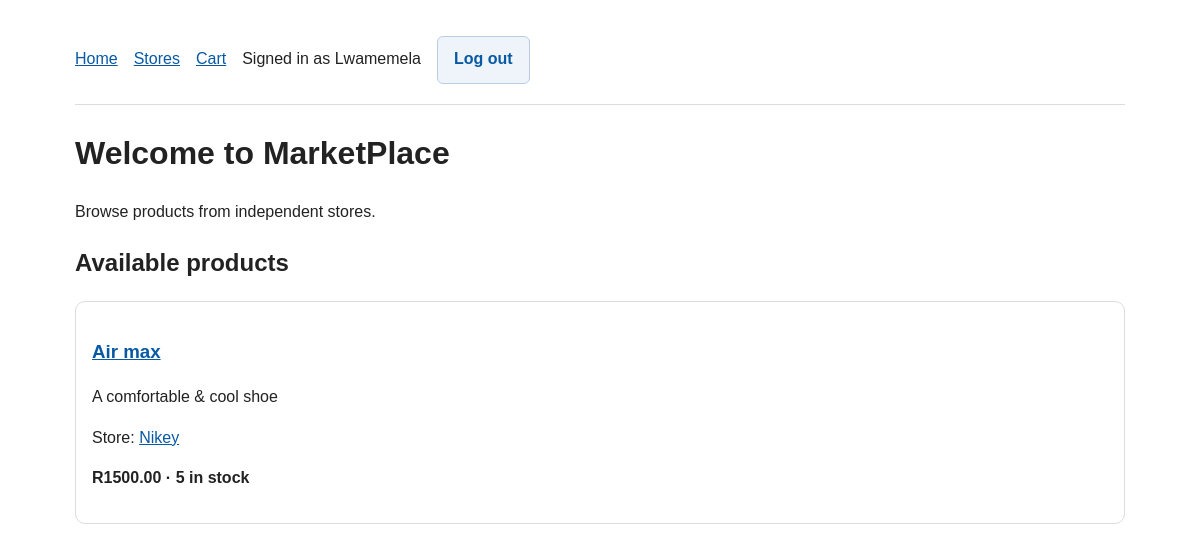
Screenshot of / (signed in) with the database file from the repository.
### shop/models.py (models this page shows, shortened)
class Product(models.Model):
    store = models.ForeignKey(Store, on_delete=models.CASCADE, related_name='products')
    name = models.CharField(max_length=120)
    description = models.TextField(blank=True)
    price = models.DecimalField(max_digits=10, decimal_places=2)
    stock = models.PositiveIntegerField(default=0)
    active = models.BooleanField(default=True)
    created_at = models.DateTimeField(auto_now_add=True)
    class Meta:
        ordering = ['name']
        constraints = [models.UniqueConstraint(fields=['store', 'name'], name='unique_product_name_per_store')]

class Store(models.Model):
    owner = models.ForeignKey(settings.AUTH_USER_MODEL, on_delete=models.CASCADE, related_name='stores')
    name = models.CharField(max_length=120)
    description = models.TextField(blank=True)
    created_at = models.DateTimeField(auto_now_add=True)
    class Meta:
        ordering = ['name']
        constraints = [models.UniqueConstraint(fields=['owner', 'name'], name='unique_store_name_per_owner')]

### shop/views.py (the view)
# urls.py: path('', views.home, name='home'),
def home(request):
    products = Product.objects.filter(active=True, stock__gt=0).select_related('store', 'store__owner')
    return render(request, 'shop/home.html', {'products': products})

### shop/templates/shop/home.html
{% extends 'shop/base.html' %}{% block title %}MarketPlace{% endblock %}{% block content %}<h1>Welcome to MarketPlace</h1><p>Browse products from independent stores.</p><h2>Available products</h2>{% for product in products %}<div class="card"><h3><a href="{% url 'product_detail' product.id %}">{{ product.name }}</a></h3><p>{{ product.description|default:'No description provided.' }}</p><p>Store: <a href="{% url 'store_detail' product.store.id %}">{{ product.store.name }}</a></p><p class="price">R{{ product.price }} · {{ product.stock }} in stock</p></div>{% empty %}<p>No products are available yet.</p>{% endfor %}{% endblock %}

### shop/templates/shop/base.html (shortened to what this page needs)
<!doctype html>
<html lang="en">
<head>
</head>
<body>
<nav>
  <a href="{% url 'home' %}">Home</a>
  <a href="{% url 'store_list' %}">Stores</a>
  {% if user.is_authenticated %}
    {% if user.profile.role == 'buyer' %}<a href="{% url 'cart' %}">Cart</a>{% endif %}
    <span>Signed in as {{ user.username }}</span>
    <form method="post" action="{% url 'logout' %}">{% csrf_token %}<button type="submit" class="secondary">Log out</button></form>
  {% else %}
    <a href="{% url 'login' %}">Log in</a><a href="{% url 'register' %}">Register</a>
  {% endif %}
</nav>
{% block content %}{% endblock %}
</body>
</html>

### shop/templates/shop/base.html (style rules this page uses)
:root { font-family:Arial,sans-serif;color:#222;background:#fff }
body { max-width:1050px;margin:0 auto;padding:1rem;line-height:1.55 }
nav { display:flex;align-items:center;gap:1rem;flex-wrap:wrap;border-bottom:1px solid #ddd;padding:1rem 0;margin-bottom:1.5rem }
a { color:#0759a5 }
nav form { margin:0 }
input,textarea,select,button { padding:.6rem;margin:.25rem 0;max-width:100%;font:inherit }
button,.button-link { display:inline-block;border:0;border-radius:6px;padding:.65rem 1rem;background:#0759a5;color:#fff;text-decoration:none;cursor:pointer;font-weight:600 }
.card { border:1px solid #ddd;border-radius:10px;padding:1rem;margin:.75rem 0 }
.price { font-weight:bold }
.secondary,.secondary-link { background:#eef4fa;color:#0759a5;border:1px solid #b8cee3 }

### rows the page displays
Product: name "Air max", description "A comfortable & cool shoe", store.name "Nikey", price "1500.00", stock "5"

### other values shown
{{ user.username }} "Lwamemela"
